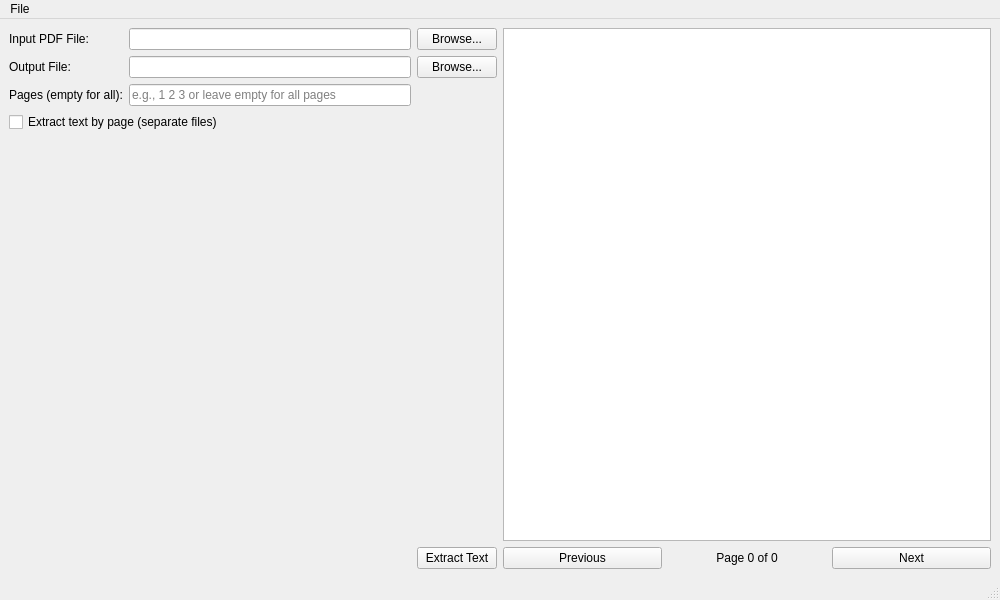
<?xml version='1.0' encoding='utf-8'?>
<ui version="4.0">
 <class>MainWindow</class>
 <widget class="QMainWindow" name="MainWindow">
  <property name="geometry">
   <rect>
    <x>0</x>
    <y>0</y>
    <width>1000</width>
    <height>600</height>
   </rect>
  </property>
  <property name="windowTitle">
   <string>PDF Text Extractor</string>
  </property>
  <widget class="QWidget" name="centralwidget">
   <layout class="QHBoxLayout" name="horizontalLayout_3">
    <item>
     <layout class="QVBoxLayout" name="leftLayout">
      <item>
       <layout class="QGridLayout" name="gridLayout">
        <item row="0" column="0">
         <widget class="QLabel" name="label">
          <property name="text">
           <string>Input PDF File:</string>
          </property>
          <property name="rfuLocale_setText" stdset="0">
           <string notr="true">Legacy.se37edfe83329c992</string>
          </property>
         </widget>
        </item>
        <item row="0" column="1">
         <widget class="QLineEdit" name="inputFileLineEdit" />
        </item>
        <item row="0" column="2">
         <widget class="QPushButton" name="browseInputButton">
          <property name="text">
           <string>Browse...</string>
          </property>
          <property name="rfuLocale_setText" stdset="0">
           <string notr="true">Legacy.sc58a6bd402efb06c</string>
          </property>
         </widget>
        </item>
        <item row="1" column="0">
         <widget class="QLabel" name="label_2">
          <property name="text">
           <string>Output File:</string>
          </property>
          <property name="rfuLocale_setText" stdset="0">
           <string notr="true">Legacy.sb20feaf128a2aa6d</string>
          </property>
         </widget>
        </item>
        <item row="1" column="1">
         <widget class="QLineEdit" name="outputFileLineEdit" />
        </item>
        <item row="1" column="2">
         <widget class="QPushButton" name="browseOutputButton">
          <property name="text">
           <string>Browse...</string>
          </property>
          <property name="rfuLocale_setText" stdset="0">
           <string notr="true">Legacy.sc58a6bd402efb06c</string>
          </property>
         </widget>
        </item>
        <item row="2" column="0">
         <widget class="QLabel" name="label_3">
          <property name="text">
           <string>Pages (empty for all):</string>
          </property>
          <property name="rfuLocale_setText" stdset="0">
           <string notr="true">Legacy.s581bc08ba16a5c3c</string>
          </property>
         </widget>
        </item>
        <item row="2" column="1">
         <widget class="QLineEdit" name="pagesLineEdit">
          <property name="placeholderText">
           <string>e.g., 1 2 3 or leave empty for all pages</string>
          </property>
          <property name="rfuLocale_setPlaceholderText" stdset="0">
           <string notr="true">Legacy.s76e74fe75789c497</string>
          </property>
         </widget>
        </item>
       </layout>
      </item>
      <item>
       <widget class="QCheckBox" name="byPageCheckBox">
        <property name="text">
         <string>Extract text by page (separate files)</string>
        </property>
        <property name="rfuLocale_setText" stdset="0">
         <string notr="true">Legacy.s5715c30707224e36</string>
        </property>
       </widget>
      </item>
      <item>
       <spacer name="verticalSpacer">
        <property name="orientation">
         <enum>Qt::Vertical</enum>
        </property>
        <property name="sizeHint" stdset="0">
         <size>
          <width>20</width>
          <height>40</height>
         </size>
        </property>
       </spacer>
      </item>
      <item>
       <layout class="QHBoxLayout" name="horizontalLayout">
        <item>
         <spacer name="horizontalSpacer">
          <property name="orientation">
           <enum>Qt::Horizontal</enum>
          </property>
          <property name="sizeHint" stdset="0">
           <size>
            <width>40</width>
            <height>20</height>
           </size>
          </property>
         </spacer>
        </item>
        <item>
         <widget class="QPushButton" name="extractButton">
          <property name="text">
           <string>Extract Text</string>
          </property>
          <property name="rfuLocale_setText" stdset="0">
           <string notr="true">Legacy.s9ab5926ba4cd7a39</string>
          </property>
         </widget>
        </item>
       </layout>
      </item>
     </layout>
    </item>
    <item>
     <layout class="QVBoxLayout" name="rightLayout">
      <item>
       <widget class="QGraphicsView" name="previewView">
        <property name="sizePolicy">
         <sizepolicy hsizetype="Expanding" vsizetype="Expanding">
          <horstretch>1</horstretch>
          <verstretch>0</verstretch>
         </sizepolicy>
        </property>
       </widget>
      </item>
      <item>
       <layout class="QHBoxLayout" name="navigationLayout">
        <item>
         <widget class="QPushButton" name="prevButton">
          <property name="text">
           <string>Previous</string>
          </property>
          <property name="rfuLocale_setText" stdset="0">
           <string notr="true">Legacy.sa57b08a480b822a0</string>
          </property>
         </widget>
        </item>
        <item>
         <widget class="QLabel" name="pageLabel">
          <property name="text">
           <string>Page 0 of 0</string>
          </property>
          <property name="alignment">
           <set>Qt::AlignCenter</set>
          </property>
          <property name="rfuLocale_setText" stdset="0">
           <string notr="true">Legacy.s3471f557170a112d</string>
          </property>
         </widget>
        </item>
        <item>
         <widget class="QPushButton" name="nextButton">
          <property name="text">
           <string>Next</string>
          </property>
          <property name="rfuLocale_setText" stdset="0">
           <string notr="true">Legacy.s1ff57a29d7c9d11b</string>
          </property>
         </widget>
        </item>
       </layout>
      </item>
     </layout>
    </item>
   </layout>
  </widget>
  <widget class="QMenuBar" name="menubar">
   <property name="geometry">
    <rect>
     <x>0</x>
     <y>0</y>
     <width>1000</width>
     <height>27</height>
    </rect>
   </property>
   <widget class="QMenu" name="menuFile">
    <property name="title">
     <string>File</string>
    </property>
    <addaction name="actionExit" />
    <property name="rfuLocale_setTitle" stdset="0">
     <string notr="true">Legacy.s50009ce1da4d15e1</string>
    </property>
   </widget>
   <addaction name="menuFile" />
  </widget>
  <widget class="QStatusBar" name="statusbar" />
  <action name="actionExit">
   <property name="text">
    <string>Exit</string>
   </property>
   <property name="shortcut">
    <string>Ctrl+Q</string>
   </property>
   <property name="rfuLocale_setText" stdset="0">
    <string notr="true">Legacy.sd17d84a604994b72</string>
   </property>
  </action>
  <property name="rfuLocale_setWindowTitle" stdset="0">
   <string notr="true">Legacy.s0620e10a5c25bf29</string>
  </property>
 </widget>
 <resources />
 <connections>
  <connection>
   <sender>actionExit</sender>
   <signal>triggered()</signal>
   <receiver>MainWindow</receiver>
   <slot>close()</slot>
   <hints>
    <hint type="sourcelabel">
     <x>-1</x>
     <y>-1</y>
    </hint>
    <hint type="destinationlabel">
     <x>399</x>
     <y>299</y>
    </hint>
   </hints>
  </connection>
 </connections>
</ui>
